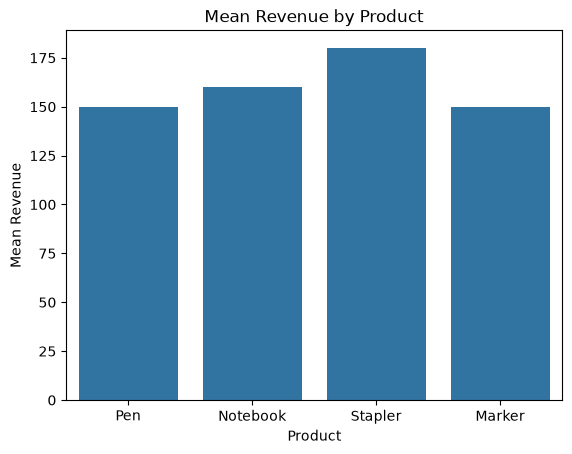

The script that saved this image:
import pandas as pd
import seaborn as sns
import matplotlib.pyplot as plt

orders = pd.DataFrame({
    "product": ["Pen", "Notebook", "Pen", "Stapler", "Notebook", "Marker", "Pen", "Stapler"],
    "revenue": [150, 200, 120, 240, 120, 150, 180, 120]
})

sns.barplot(
    data=orders,
    x="product",
    y="revenue",
    errorbar=None
)

plt.xlabel("Product")
plt.ylabel("Mean Revenue")
plt.title("Mean Revenue by Product")

plt.savefig("seaborn_bar_mean.png", bbox_inches="tight")

print("Saved seaborn_bar_mean.png")
